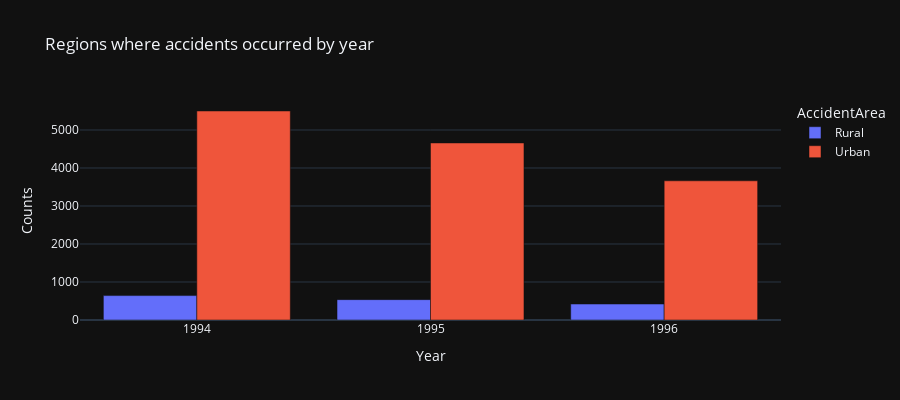

Notebook source saved alongside this figure:
### Code cell
# Regions where accidents occurred by years
df_area_year = fault_initial_dataset.groupby(["AccidentArea", "Year"]).agg({"AccidentArea":"count"})
df_area_year.columns = ["Counts"]
df_area_year.reset_index(inplace=True)
print(df_area_year.head(10))


fig = px.bar(df_area_year, x="Year", y="Counts",
             color='AccidentArea', barmode='group',
             height=400,
            title = "Regions where accidents occurred by year")
fig.show()

### Figure 1 — Plotly figure (JSON) as saved in the notebook; plotly's stock layout.template omitted (floating-point values rounded to 4 significant figures)
{"data": [{"alignmentgroup": "True", "hovertemplate": "AccidentArea=Rural<br>Year=%{x}<br>Counts=%{y}<extra></extra>", "legendgroup": "Rural", "marker": {"color": "#636efa", "pattern": {"shape": ""}}, "name": "Rural", "offsetgroup": "Rural", "orientation": "v", "showlegend": true, "textposition": "auto", "x": [1994, 1995, 1996], "xaxis": "x", "y": [642, 536, 420], "yaxis": "y", "type": "bar"}, {"alignmentgroup": "True", "hovertemplate": "AccidentArea=Urban<br>Year=%{x}<br>Counts=%{y}<extra></extra>", "legendgroup": "Urban", "marker": {"color": "#EF553B", "pattern": {"shape": ""}}, "name": "Urban", "offsetgroup": "Urban", "orientation": "v", "showlegend": true, "textposition": "auto", "x": [1994, 1995, 1996], "xaxis": "x", "y": [5500, 4659, 3663], "yaxis": "y", "type": "bar"}], "layout": {"xaxis": {"anchor": "y", "domain": [0.0, 1.0], "title": {"text": "Year"}}, "yaxis": {"anchor": "x", "domain": [0.0, 1.0], "title": {"text": "Counts"}}, "legend": {"title": {"text": "AccidentArea"}, "tracegroupgap": 0}, "title": {"text": "Regions where accidents occurred by year"}, "barmode": "group", "height": 400}}
